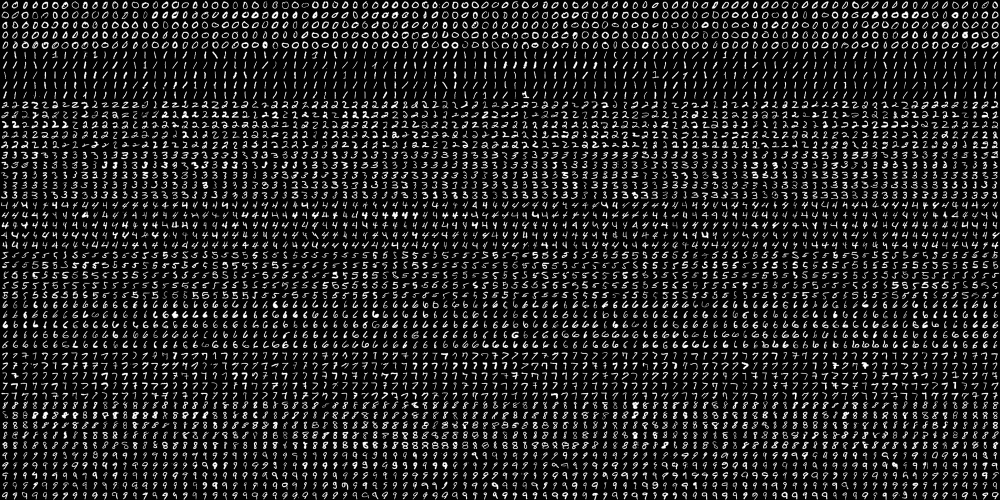
#> input picture digits.png, 2000 x 1000 px (shown at 1/2 size)
$ python knn_classifier_training.py
#> lines starting #> are read from the running program, lines starting #| are printed output that depends on the picture
import cv2
import numpy as np

img = cv2.imread("digits.png")
#> img is the input picture: shape (1000, 2000, 3); min 0, max 255, mean 33.8
gray_img = cv2.cvtColor(img, cv2.COLOR_BGR2GRAY)

cells = [ np.hsplit(row, 100) for row in np.vsplit(gray_img, 50)]
#> cells = 50 items

arr = np.array(cells)

train_data = arr[:, :90]
train_data = train_data.reshape(-1,400).astype(np.float32)
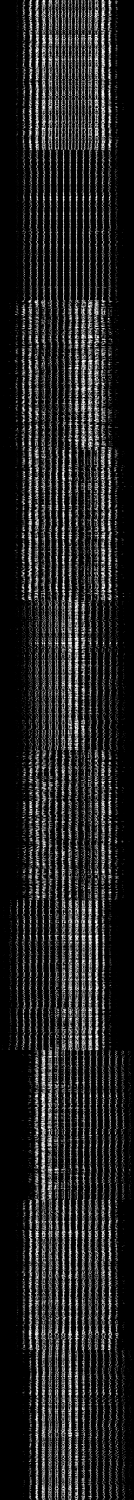
#> train_data: shape (4500, 400) float32 (shown at 1/3 size); min 0, max 255, mean 33.8

test_data = arr[:, 90:100]
test_data = test_data.reshape(-1,400).astype(np.float32)
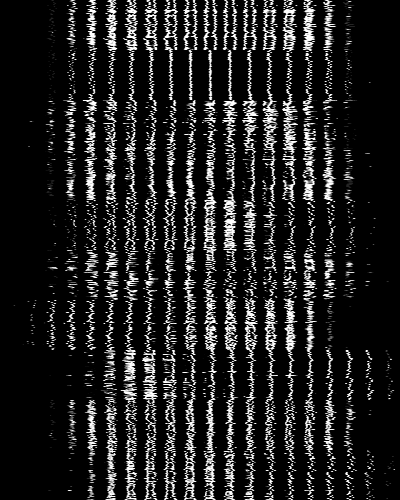
#> test_data: shape (500, 400) float32; min 0, max 255, mean 34

k = np.arange(10)
train_labels = np.repeat(k,450)[:, np.newaxis]

test_labels = np.repeat(k,50)[:, np.newaxis]

knn = cv2.ml.KNearest_create()
knn.train(train_data, cv2.ml.ROW_SAMPLE, train_labels)


imgdigit = cv2.imread("digit_4.jpg")
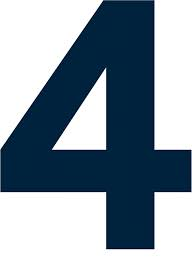
#> input picture digit_4.jpg, 192 x 262 px
#> imgdigit is the input picture: shape (262, 192, 3); mean B, G, R 162, 149.4, 133.9
gray_img_dig = cv2.cvtColor(imgdigit, cv2.COLOR_BGR2GRAY)
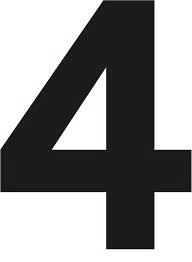
#> gray_img_dig: shape (262, 192); min 2, max 255, mean 146.1
imgdigit = cv2.resize(gray_img_dig, (20,20))
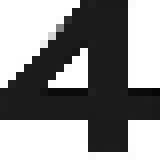
#> imgdigit: shape (20, 20) (shown 8 times larger); min 6, max 255, mean 141.2
arraa = np.array(imgdigit).reshape(-1,400).astype(np.float32)
print(arraa.shape)
#| (1, 400)

ret , result , neighbours, dist = knn.findNearest( test_data,k= 5)
#> ret = 0; result = 500 values, max 9 at index 248, min 0 at index 0, mean 4.43; neighbours = 500 rows, first 6: [0, 0, 0, 0, 0], [0, 0, 0, 0, 0], [0, 0, 0, 0, 0], [0, 0, 0, 0, 0], [0, 0, 0, 0, 0], [0, 0, 0, 0, 0]; dist = 500 rows, first 6: [531615, 647180, 781122, 782039, 783450], [415468, 615187, 632136, 699513, 711735], [608464, 673658, 928497, 941228, 976127], [689178, 707852, 730166, 774767, 793553], [590791, 626764, 724195, 732794, 751239], [1006166, 1092929, 1159514, 1207524, 1264283]
print(type(result))
#| <class 'numpy.ndarray'>
print(type(ret))
#| <class 'float'>
print(result[0])
#| [0.]

matches = result == test_labels
correct = np.count_nonzero(matches)
#> correct = 471
accuracy = correct*100.0/result.size
#> accuracy = 94.2
print(accuracy)
#| 94.2

np.savez('knn_data.npz',train_data=train_data, train_labels=train_labels)

#increase contrast and sharpness for accuracy
